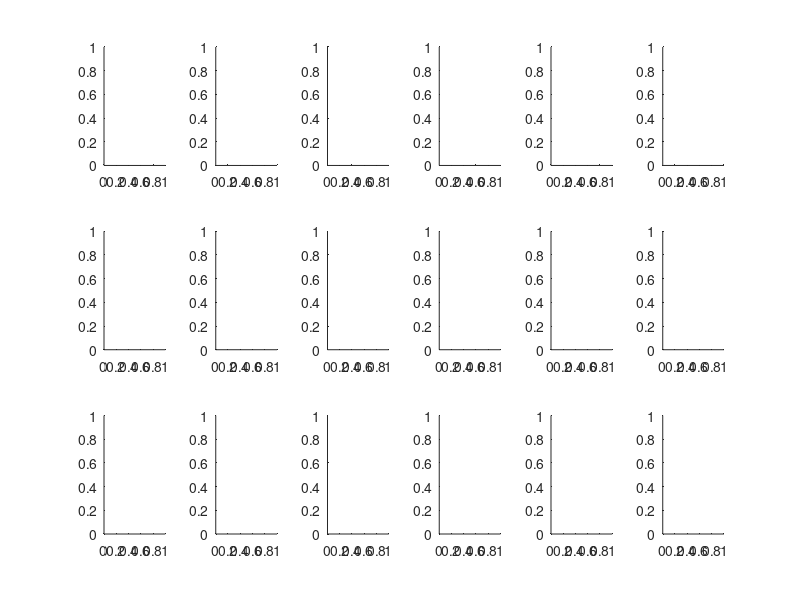

The MATLAB source for this figure: (Note: this script raises an error after producing the figure.)
% makes a figure showing ISIs of different preps as they are decentralized
% to visualize what happens when preps are decentralized 

close all

figure('outerposition',[300 300 1200 999],'PaperUnits','points','PaperSize',[1200 999]); hold on

clear ax
for i = 1:18
	ax(i) = subplot(3,6,i); hold on
end

idx = 1;

% unchanged
show_this = {'876_047'};

for i = 1:length(data)
	if any(strcmp(show_this,char(data(i).experiment_idx(1))))
		data(i).snakePlot(ax(idx));
		idx = idx+1;
	end
end



% slows down, keeps bursting
show_this = {'862_133','862_104','862_114'};

for i = 1:length(data)
	if any(strcmp(show_this,char(data(i).experiment_idx(1))))
		data(i).snakePlot(ax(idx));
		idx = idx+1;
	end
end

% slows, then stops
show_this = {'876_062','862_152'};

for i = 1:length(data)
	if any(strcmp(show_this,char(data(i).experiment_idx(1))))
		data(i).snakePlot(ax(idx));
		idx = idx+1;
	end
end


% LP craps out
show_this = {'862_101','862_075','862_145'};

for i = 1:length(data)
	if any(strcmp(show_this,char(data(i).experiment_idx(1))))
		data(i).snakePlot(ax(idx));
		idx = idx+1;
	end
end



% irregular, interrupted bursting
show_this = {'862_149','879_046'};

for i = 1:length(data)
	if any(strcmp(show_this,char(data(i).experiment_idx(1))))
		data(i).snakePlot(ax(idx));
		idx = idx+1;
	end
end


% bouting/oscillations
show_this = {'862_128'};

for i = 1:length(data)
	if any(strcmp(show_this,char(data(i).experiment_idx(1))))
		data(i).snakePlot(ax(idx));
		idx = idx+1;
	end
end

% tonic
show_this = {'876_027','876_021'};

for i = 1:length(data)
	if any(strcmp(show_this,char(data(i).experiment_idx(1))))
		data(i).snakePlot(ax(idx));
		idx = idx+1;
	end
end




% both stop
show_this = {'140_087'};

for i = 1:length(data)
	if any(strcmp(show_this,char(data(i).experiment_idx(1))))
		data(i).snakePlot(ax(idx));
		idx = idx+1;
	end
end

% stop, then restart
show_this = {'140_086'};

for i = 1:length(data)
	if any(strcmp(show_this,char(data(i).experiment_idx(1))))
		data(i).snakePlot(ax(idx));
		idx = idx+1;
	end
end

% fluctuates, keeps bursting
show_this = {'876_016','862_129'};

for i = 1:length(data)
	if any(strcmp(show_this,char(data(i).experiment_idx(1))))
		data(i).snakePlot(ax(idx));
		idx = idx+1;
	end
end


figlib.pretty('LineWidth',1.5,'AxesColor','w')

for i = 1:length(ax)
	ax(i).Position(3) = .1;
	ax(i).Position(4) = .25;
end

ax(1).XColor = [.5 .5 .5];
ax(1).XTick = [.01 1];
ax(1).XMinorTick = 'on';
ax(1).XTickLabel = {'.01','1'};

ph = plot(ax(1),[1.05 1e3],[ax(1).YLim(2) ax(1).YLim(2)],'LineWidth',10,'Color','w');

plot(ax(1),[.01 .01],[ax(1).YLim(2)-1000 ax(1).YLim(2)-800],'LineWidth',3,'Color',[.5 .5 .5]);

figlib.label('XOffset',-.015,'YOffset',-.04,'Color',[.3 .3 .3])

t = text(ax(1),.01,ax(1).YLim(2)-900,'200s ','HorizontalAlignment','right','FontSize',15,'Color',[.5 .5 .5]);


ax(1).XLim(1) = .00901;